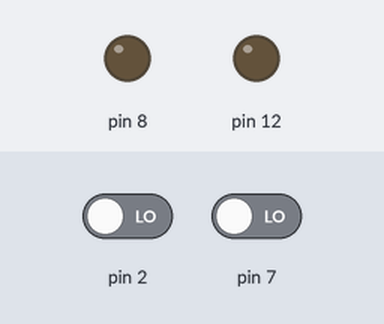
Simulated run of this sketch. Board: Arduino Uno, built with avr-gcc and run on an emulated ATmega328P. Parts: output pins drawn as LEDs (lit = HIGH). The test bench sets the inputs (shaded band); at power-on: pin 2 LOW, pin 7 LOW.

Above: at 1.2 s.
1.3 s: pin 2 driven HIGH
At 1.9 s:
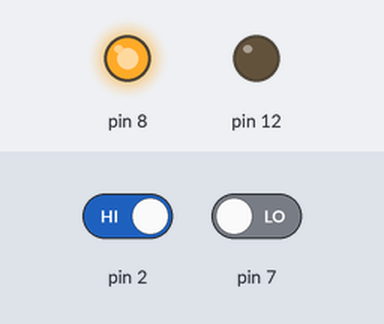
2.8 s: pin 7 driven HIGH
At 3.1 s:
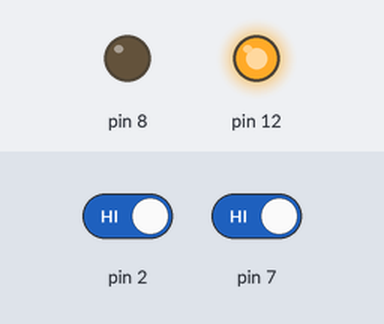
4.3 s: pin 7 driven LOW
At 5.4 s:
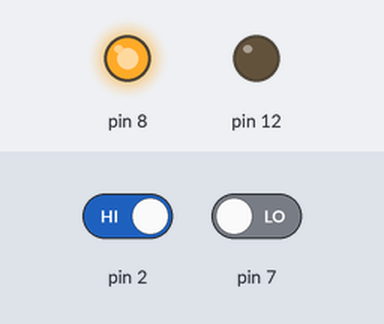
5.8 s: pin 2 driven LOW
At 6.5 s:
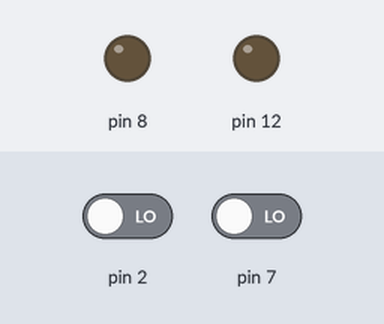
Timing chart, 0 to 8.3 s (numbered marks = the images above; inputs shaded):
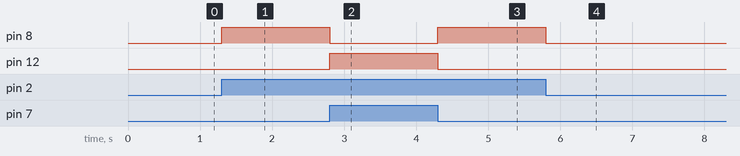

Measured:
- after the input at 1.3 s, pin 8: LOW → HIGH at once
- after the input at 2.8 s, pin 8: HIGH → LOW at once; pin 12: LOW → HIGH at once
- after the input at 4.3 s, pin 8: LOW → HIGH at once; pin 12: HIGH → LOW at once
- after the input at 5.8 s, pin 8: HIGH → LOW at once

The sketch:

logico2.ino
```cpp
int estado1;
int estado2;
void setup() {
  // put your setup code here, to run once:
pinMode(2, INPUT);
pinMode(7,INPUT);
pinMode(12, OUTPUT);
pinMode(8,OUTPUT);
}


void loop() {
  // put your main code here, to run repeatedly:
  estado1=digitalRead(2);
  estado2=digitalRead(7);
  if ((estado1==1)&&(estado2==1))
  {
    digitalWrite(8,LOW);
    digitalWrite(12,HIGH);

  }
  else if ((estado1==0)&&(estado2==1))
  {
   digitalWrite(12,LOW);
    digitalWrite(8,HIGH);

  }
  else if ((estado1==1)&&(estado2==0))
  {
    digitalWrite(12,LOW);
    digitalWrite(8,HIGH);

  }
  else
  {
    digitalWrite(12,LOW);
    digitalWrite(8,LOW);

  }
}
```
